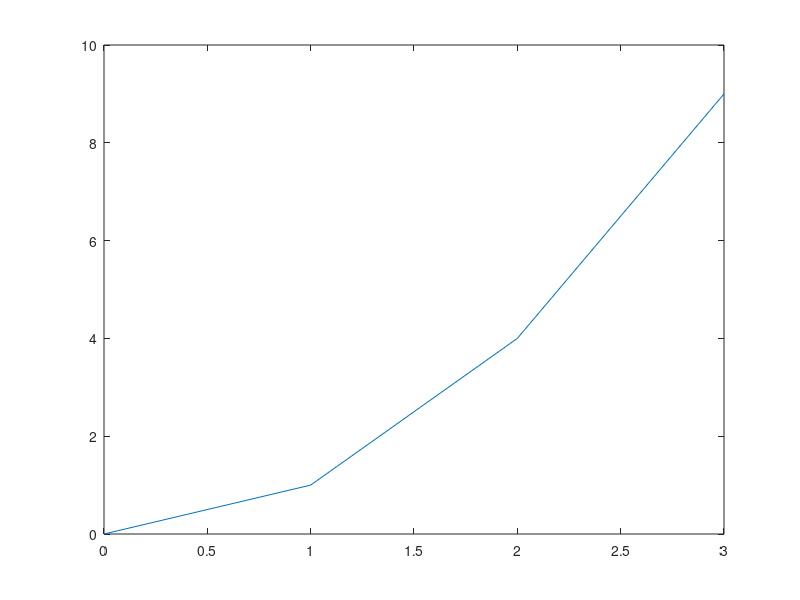

Write MATLAB code to recreate this figure.
% Script showing basic data visualization via function plot().
% Author: Chris B. Kirov
% Date: 13.09.2017  
clc
clear 
close all

x = [0, 1, 2, 3];                                                      
y = [0, 1, 4, 9];

plot(x, y)                                                                % display 2D graph of x vs y
